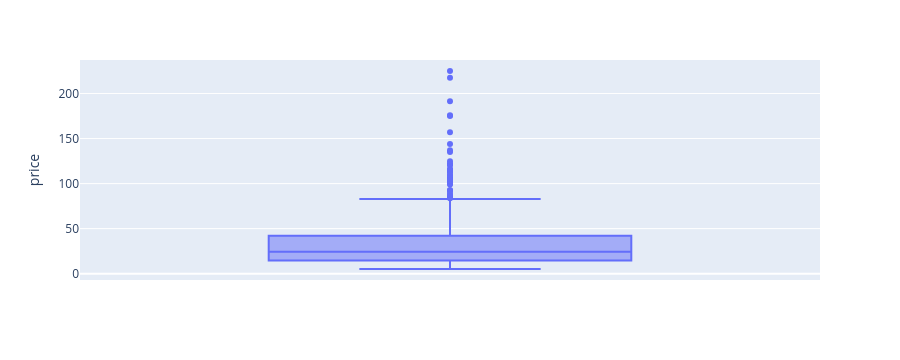

Notebook source saved alongside this figure:
### Code cell
import plotly.express as px

#Autre méthode avec plotly express
fig = px.box(erp_nettoye, y="price")
fig.show()

### Figure 1 — Plotly figure (JSON) as saved in the notebook; plotly's stock layout.template omitted (floating-point values rounded to 4 significant figures; data arrays with more than 128 entries replaced by an {"elided": "..."} marker saying what was removed)
{"data": [{"alignmentgroup": "True", "hovertemplate": "price=%{y}<extra></extra>", "legendgroup": "", "marker": {"color": "#636efa"}, "name": "", "notched": false, "offsetgroup": "", "orientation": "v", "showlegend": false, "type": "box", "x0": " ", "xaxis": "x", "y": {"elided": "825 float values"}, "y0": " ", "yaxis": "y"}], "layout": {"boxmode": "group", "height": 360, "legend": {"tracegroupgap": 0}, "margin": {"t": 60}, "xaxis": {"anchor": "y", "autorange": true, "domain": [0, 1], "range": [-0.5, 0.5], "type": "category"}, "yaxis": {"anchor": "x", "autorange": true, "domain": [0, 1], "range": [-7.011, 237.2], "title": {"text": "price"}, "type": "linear"}}}
